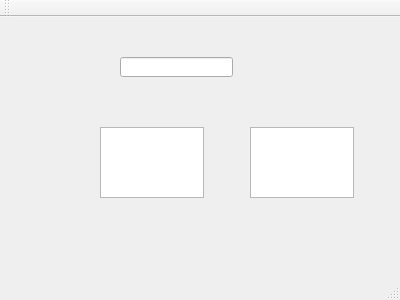
<?xml version="1.0" encoding="UTF-8"?>
<ui version="4.0">
 <class>MainWindow</class>
 <widget class="QMainWindow" name="MainWindow">
  <property name="geometry">
   <rect>
    <x>0</x>
    <y>0</y>
    <width>400</width>
    <height>300</height>
   </rect>
  </property>
  <property name="windowTitle">
   <string>MainWindow</string>
  </property>
  <widget class="QWidget" name="centralWidget">
   <widget class="QLineEdit" name="lineEdit">
    <property name="geometry">
     <rect>
      <x>120</x>
      <y>40</y>
      <width>113</width>
      <height>20</height>
     </rect>
    </property>
   </widget>
   <widget class="QPlainTextEdit" name="plainTextEdit">
    <property name="geometry">
     <rect>
      <x>100</x>
      <y>110</y>
      <width>104</width>
      <height>71</height>
     </rect>
    </property>
   </widget>
   <widget class="QTextEdit" name="textEdit">
    <property name="geometry">
     <rect>
      <x>250</x>
      <y>110</y>
      <width>104</width>
      <height>71</height>
     </rect>
    </property>
   </widget>
  </widget>
  <widget class="QMenuBar" name="menuBar">
   <property name="geometry">
    <rect>
     <x>0</x>
     <y>0</y>
     <width>400</width>
     <height>23</height>
    </rect>
   </property>
  </widget>
  <widget class="QToolBar" name="mainToolBar">
   <attribute name="toolBarArea">
    <enum>TopToolBarArea</enum>
   </attribute>
   <attribute name="toolBarBreak">
    <bool>false</bool>
   </attribute>
  </widget>
  <widget class="QStatusBar" name="statusBar"/>
 </widget>
 <layoutdefault spacing="6" margin="11"/>
 <resources/>
 <connections/>
</ui>
